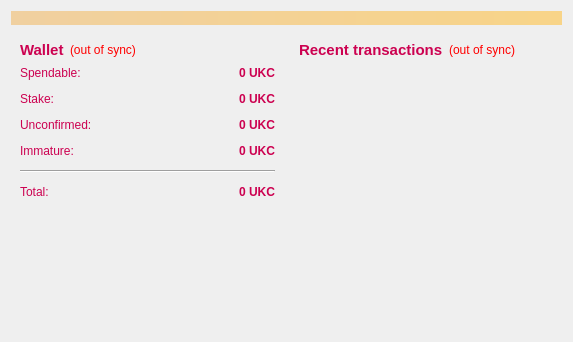
<?xml version="1.0" encoding="UTF-8"?>
<ui version="4.0">
 <class>OverviewPage</class>
 <widget class="QWidget" name="OverviewPage">
  <property name="geometry">
   <rect>
    <x>0</x>
    <y>0</y>
    <width>573</width>
    <height>342</height>
   </rect>
  </property>
  <property name="windowTitle">
   <string>Form</string>
  </property>
  <property name="styleSheet">
   <string notr="true">color: rgb(204, 1, 80);</string>
  </property>
  <layout class="QVBoxLayout" name="topLayout">
   <item>
    <widget class="QLabel" name="labelAlerts">
     <property name="visible">
      <bool>false</bool>
     </property>
     <property name="styleSheet">
      <string notr="true">background-color: qlineargradient(x1: 0, y1: 0, x2: 1, y2: 0, stop:0 #F0D0A0, stop:1 #F8D488);  color:#000000
</string>
     </property>
     <property name="wordWrap">
      <bool>true</bool>
     </property>
     <property name="margin">
      <number>3</number>
     </property>
    </widget>
   </item>
   <item>
    <layout class="QHBoxLayout" name="horizontalLayout" stretch="1,1">
     <item>
      <layout class="QVBoxLayout" name="verticalLayout_2">
       <item>
        <widget class="QWidget" name="widget" native="true">
         <layout class="QVBoxLayout" name="verticalLayout_4">
          <item>
           <layout class="QHBoxLayout" name="horizontalLayout_4">
            <item>
             <widget class="QLabel" name="label_5">
              <property name="font">
               <font>
                <pointsize>11</pointsize>
                <weight>75</weight>
                <bold>true</bold>
               </font>
              </property>
              <property name="text">
               <string>Wallet</string>
              </property>
             </widget>
            </item>
            <item>
             <widget class="QLabel" name="labelWalletStatus">
              <property name="toolTip">
               <string>The displayed information may be out of date. Your wallet automatically synchronizes with the UgandanKnucklesCoin network after a connection is established, but this process has not completed yet.</string>
              </property>
              <property name="styleSheet">
               <string notr="true">QLabel { color: red; }</string>
              </property>
              <property name="text">
               <string notr="true">(out of sync)</string>
              </property>
              <property name="alignment">
               <set>Qt::AlignLeading|Qt::AlignLeft|Qt::AlignVCenter</set>
              </property>
             </widget>
            </item>
            <item>
             <spacer name="horizontalSpacer_2">
              <property name="orientation">
               <enum>Qt::Horizontal</enum>
              </property>
              <property name="sizeHint" stdset="0">
               <size>
                <width>40</width>
                <height>20</height>
               </size>
              </property>
             </spacer>
            </item>
           </layout>
          </item>
          <item>
           <layout class="QFormLayout" name="formLayout_2">
            <property name="fieldGrowthPolicy">
             <enum>QFormLayout::AllNonFixedFieldsGrow</enum>
            </property>
            <property name="horizontalSpacing">
             <number>12</number>
            </property>
            <property name="verticalSpacing">
             <number>12</number>
            </property>
            <item row="0" column="0">
             <widget class="QLabel" name="label">
              <property name="text">
               <string>Spendable:</string>
              </property>
             </widget>
            </item>
            <item row="0" column="1">
             <widget class="QLabel" name="labelBalance">
              <property name="font">
               <font>
                <weight>75</weight>
                <bold>true</bold>
               </font>
              </property>
              <property name="cursor">
               <cursorShape>IBeamCursor</cursorShape>
              </property>
              <property name="toolTip">
               <string>Your current spendable balance</string>
              </property>
              <property name="text">
               <string notr="true">0 UKC</string>
              </property>
              <property name="alignment">
               <set>Qt::AlignRight|Qt::AlignTrailing|Qt::AlignVCenter</set>
              </property>
              <property name="textInteractionFlags">
               <set>Qt::LinksAccessibleByMouse|Qt::TextSelectableByKeyboard|Qt::TextSelectableByMouse</set>
              </property>
             </widget>
            </item>
            <item row="1" column="0">
             <widget class="QLabel" name="label_6">
              <property name="text">
               <string>Stake:</string>
              </property>
             </widget>
            </item>
            <item row="1" column="1">
             <widget class="QLabel" name="labelStake">
              <property name="font">
               <font>
                <weight>75</weight>
                <bold>true</bold>
               </font>
              </property>
              <property name="cursor">
               <cursorShape>IBeamCursor</cursorShape>
              </property>
              <property name="toolTip">
               <string>Total of coins that was staked, and do not yet count toward the current balance</string>
              </property>
              <property name="text">
               <string notr="true">0 UKC</string>
              </property>
              <property name="alignment">
               <set>Qt::AlignRight|Qt::AlignTrailing|Qt::AlignVCenter</set>
              </property>
              <property name="textInteractionFlags">
               <set>Qt::LinksAccessibleByMouse|Qt::TextSelectableByKeyboard|Qt::TextSelectableByMouse</set>
              </property>
             </widget>
            </item>
            <item row="2" column="0">
             <widget class="QLabel" name="label_3">
              <property name="text">
               <string>Unconfirmed:</string>
              </property>
             </widget>
            </item>
            <item row="2" column="1">
             <widget class="QLabel" name="labelUnconfirmed">
              <property name="font">
               <font>
                <weight>75</weight>
                <bold>true</bold>
               </font>
              </property>
              <property name="cursor">
               <cursorShape>IBeamCursor</cursorShape>
              </property>
              <property name="toolTip">
               <string>Total of transactions that have yet to be confirmed, and do not yet count toward the current balance</string>
              </property>
              <property name="text">
               <string notr="true">0 UKC</string>
              </property>
              <property name="alignment">
               <set>Qt::AlignRight|Qt::AlignTrailing|Qt::AlignVCenter</set>
              </property>
              <property name="textInteractionFlags">
               <set>Qt::LinksAccessibleByMouse|Qt::TextSelectableByKeyboard|Qt::TextSelectableByMouse</set>
              </property>
             </widget>
            </item>
            <item row="3" column="0">
             <widget class="QLabel" name="labelImmatureText">
              <property name="text">
               <string>Immature:</string>
              </property>
             </widget>
            </item>
            <item row="3" column="1">
             <widget class="QLabel" name="labelImmature">
              <property name="font">
               <font>
                <weight>75</weight>
                <bold>true</bold>
               </font>
              </property>
              <property name="toolTip">
               <string>Mined balance that has not yet matured</string>
              </property>
              <property name="text">
               <string notr="true">0 UKC</string>
              </property>
              <property name="alignment">
               <set>Qt::AlignRight|Qt::AlignTrailing|Qt::AlignVCenter</set>
              </property>
              <property name="textInteractionFlags">
               <set>Qt::LinksAccessibleByMouse|Qt::TextSelectableByKeyboard|Qt::TextSelectableByMouse</set>
              </property>
             </widget>
            </item>
            <item row="4" column="0" colspan="2">
             <widget class="Line" name="line">
              <property name="orientation">
               <enum>Qt::Horizontal</enum>
              </property>
             </widget>
            </item>
            <item row="5" column="0">
             <widget class="QLabel" name="labelTotalText">
              <property name="text">
               <string>Total:</string>
              </property>
             </widget>
            </item>
            <item row="5" column="1">
             <widget class="QLabel" name="labelTotal">
              <property name="font">
               <font>
                <weight>75</weight>
                <bold>true</bold>
               </font>
              </property>
              <property name="cursor">
               <cursorShape>IBeamCursor</cursorShape>
              </property>
              <property name="toolTip">
               <string>Your current total balance</string>
              </property>
              <property name="text">
               <string notr="true">0 UKC</string>
              </property>
              <property name="alignment">
               <set>Qt::AlignRight|Qt::AlignTrailing|Qt::AlignVCenter</set>
              </property>
              <property name="textInteractionFlags">
               <set>Qt::LinksAccessibleByMouse|Qt::TextSelectableByKeyboard|Qt::TextSelectableByMouse</set>
              </property>
             </widget>
            </item>
           </layout>
          </item>
         </layout>
        </widget>
       </item>
       <item>
        <spacer name="verticalSpacer">
         <property name="orientation">
          <enum>Qt::Vertical</enum>
         </property>
         <property name="sizeHint" stdset="0">
          <size>
           <width>20</width>
           <height>40</height>
          </size>
         </property>
        </spacer>
       </item>
      </layout>
     </item>
     <item>
      <layout class="QVBoxLayout" name="verticalLayout_3">
       <item>
        <widget class="QWidget" name="widget_2" native="true">
         <layout class="QVBoxLayout" name="verticalLayout">
          <item>
           <layout class="QHBoxLayout" name="horizontalLayout_2">
            <item>
             <widget class="QLabel" name="label_4">
              <property name="font">
               <font>
                <pointsize>11</pointsize>
                <weight>75</weight>
                <bold>true</bold>
               </font>
              </property>
              <property name="text">
               <string>&lt;b&gt;Recent transactions&lt;/b&gt;</string>
              </property>
             </widget>
            </item>
            <item>
             <widget class="QLabel" name="labelTransactionsStatus">
              <property name="toolTip">
               <string>The displayed information may be out of date. Your wallet automatically synchronizes with the UgandanKnucklesCoin network after a connection is established, but this process has not completed yet.</string>
              </property>
              <property name="styleSheet">
               <string notr="true">QLabel { color: red; }</string>
              </property>
              <property name="text">
               <string notr="true">(out of sync)</string>
              </property>
              <property name="alignment">
               <set>Qt::AlignRight|Qt::AlignTrailing|Qt::AlignVCenter</set>
              </property>
             </widget>
            </item>
            <item>
             <spacer name="horizontalSpacer">
              <property name="orientation">
               <enum>Qt::Horizontal</enum>
              </property>
              <property name="sizeHint" stdset="0">
               <size>
                <width>40</width>
                <height>20</height>
               </size>
              </property>
             </spacer>
            </item>
           </layout>
          </item>
          <item>
           <widget class="QListView" name="listTransactions">
            <property name="styleSheet">
             <string notr="true">QListView { background: transparent; }</string>
            </property>
            <property name="frameShape">
             <enum>QFrame::NoFrame</enum>
            </property>
            <property name="verticalScrollBarPolicy">
             <enum>Qt::ScrollBarAlwaysOff</enum>
            </property>
            <property name="horizontalScrollBarPolicy">
             <enum>Qt::ScrollBarAlwaysOff</enum>
            </property>
            <property name="selectionMode">
             <enum>QAbstractItemView::NoSelection</enum>
            </property>
           </widget>
          </item>
         </layout>
        </widget>
       </item>
      </layout>
     </item>
    </layout>
   </item>
  </layout>
 </widget>
 <resources/>
 <connections/>
</ui>
